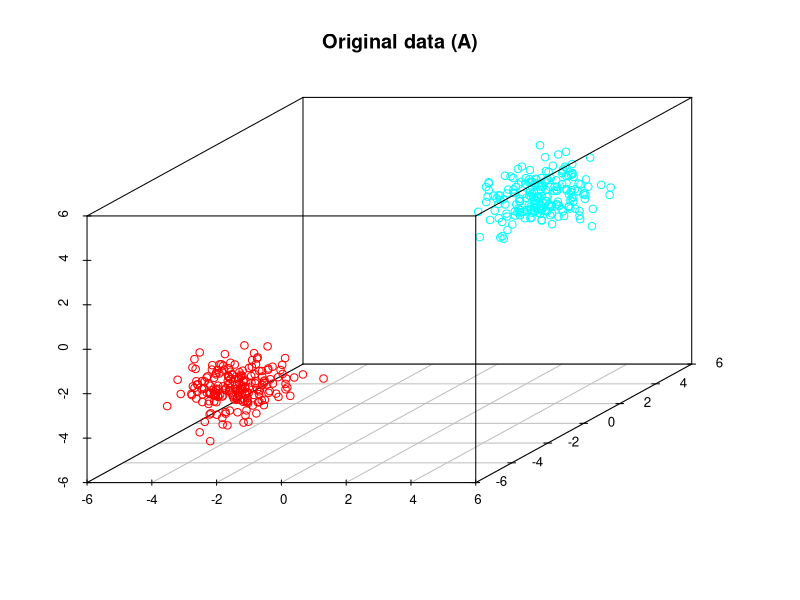
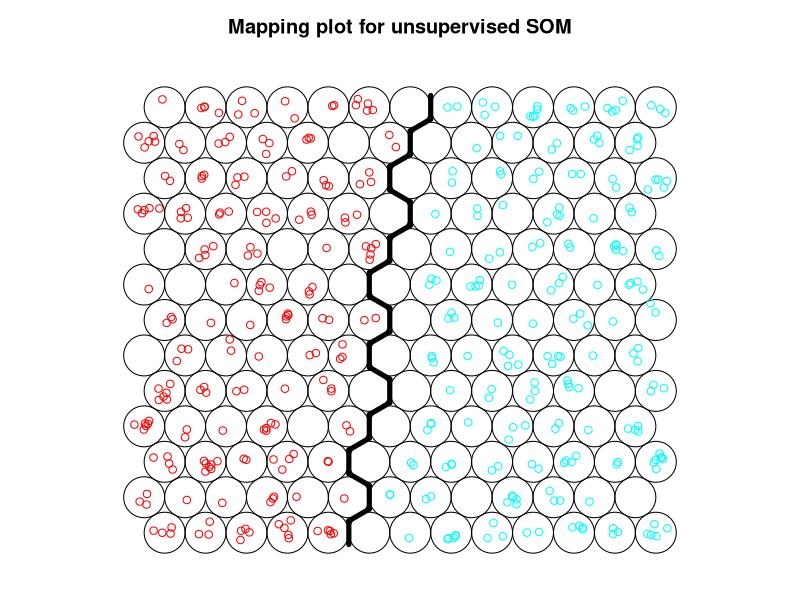
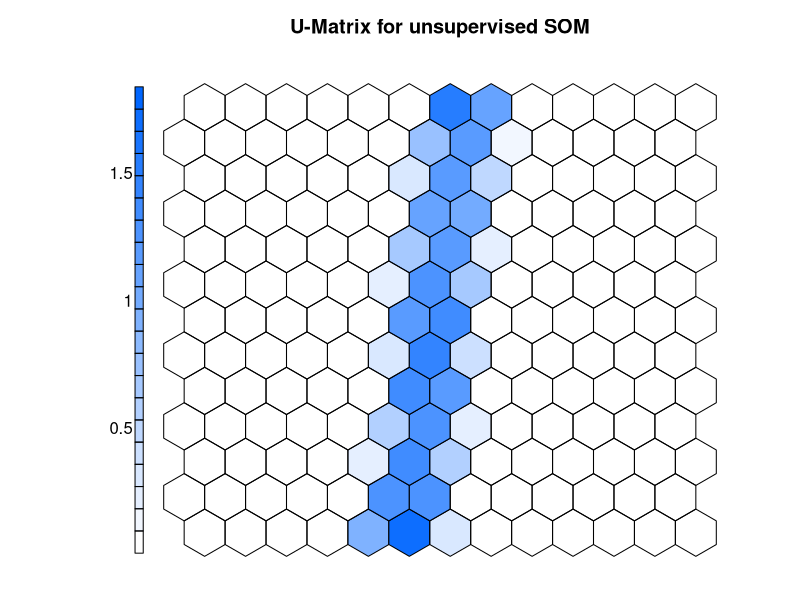
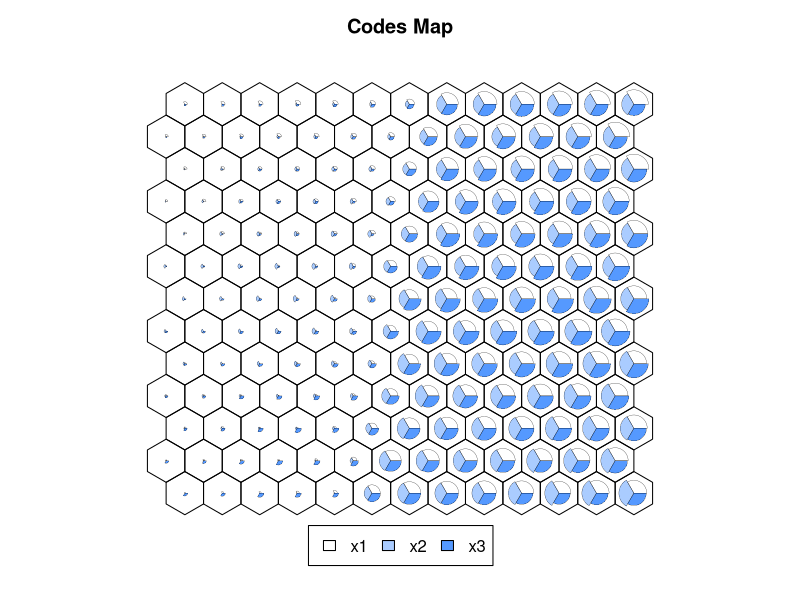
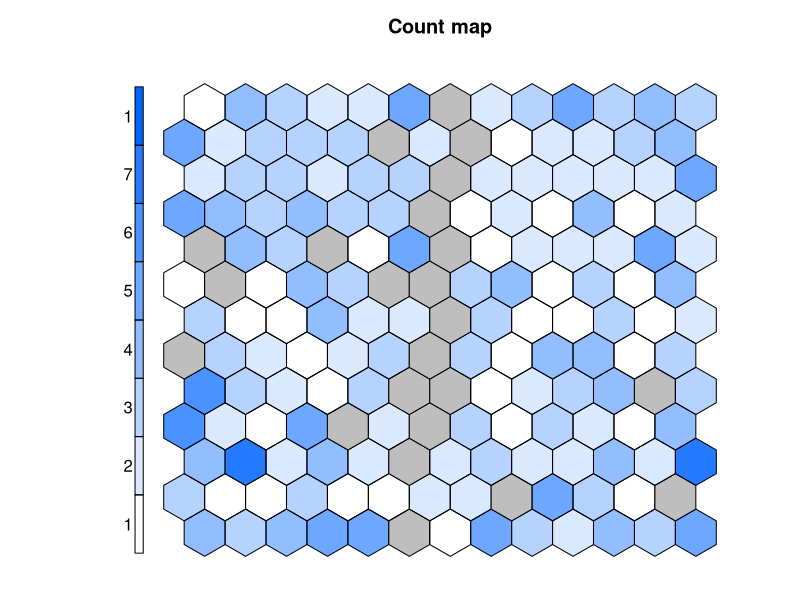
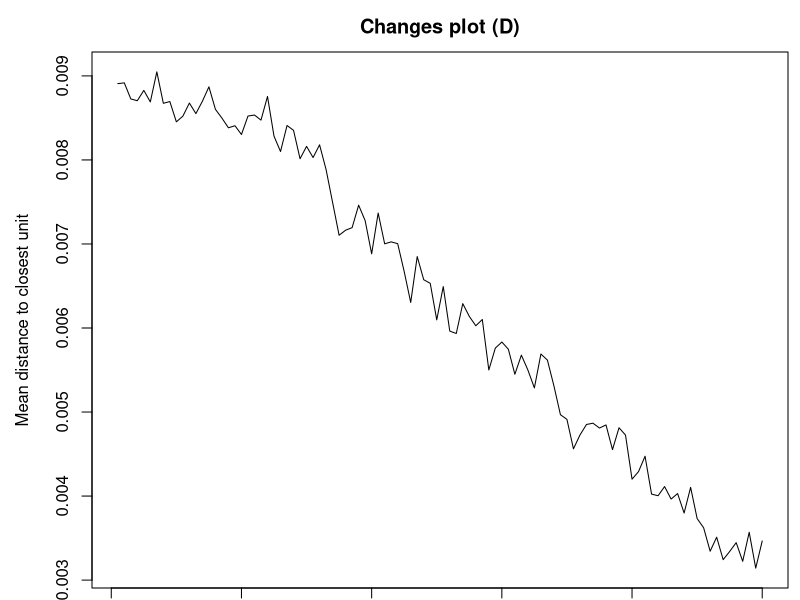
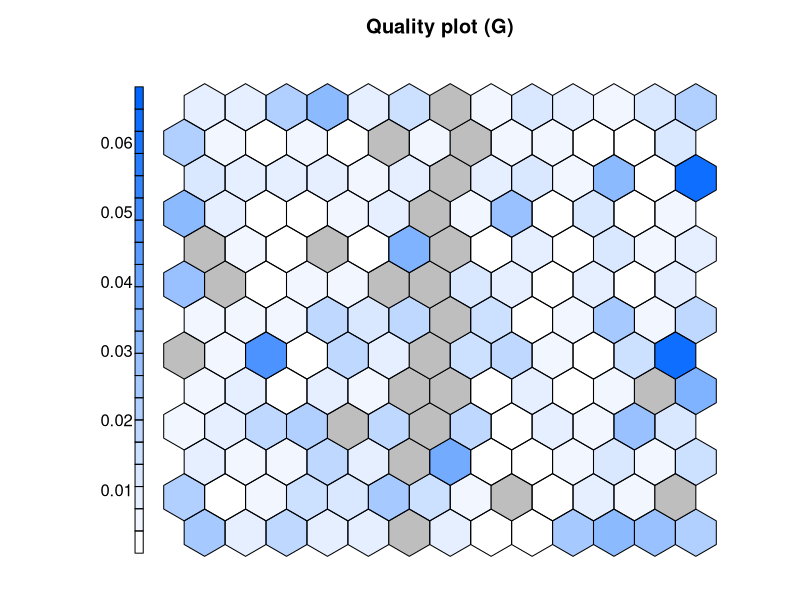
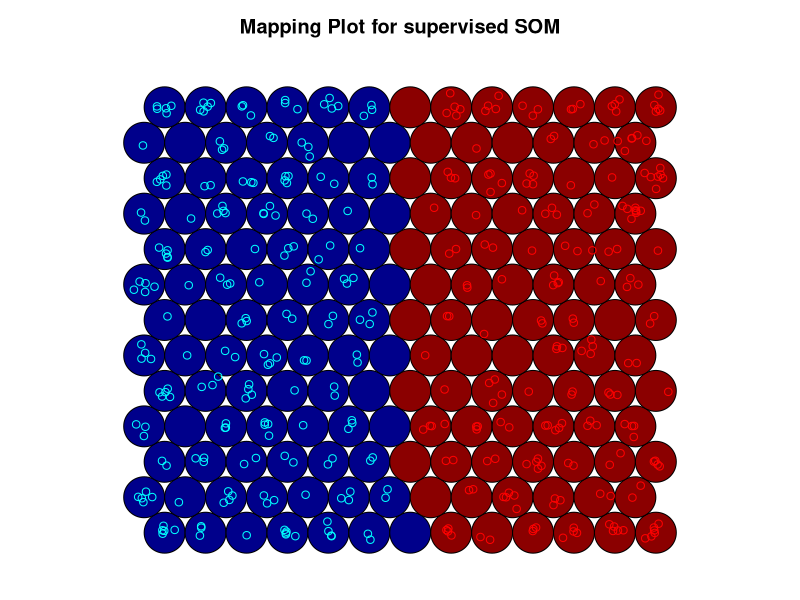

Source code (R) for these figures, in order:
require(kohonen)
require(RColorBrewer)
require(spatstat)
require(mvtnorm)
require(graphics)
require(scatterplot3d)

n<- 200 #number of samples per class

# Generate samples from Normal 1
sigma1 <- diag(3)*0.5 
mu1 <- c(-3,-3,-3)
normal1 <- rmvnorm(n, mean = mu1, sigma = sigma1)
class1 <- rep(1, n)
# Attach class labels
G1 <- cbind(normal1, class1)

# Generate samples from Normal 2
sigma2 <- diag(3)*0.5
mu2 <-  c(3,3,3)
normal2 <- rmvnorm(n, mean = mu2, sigma = sigma2)
class2 <- rep(2, n)
# Attach labels
G2 <- cbind(normal2, class2)

# Complete data set
X <- rbind(G1,G2)

# Gradient function taken from http://eric.univ-lyon2.fr/~ricco/tanagra/fichiers/en_Tanagra_Kohonen_SOM_R.pdf
degrade.bleu <- function(n){
  return(rgb(0,0.4,1,alpha=seq(0,1,1/n)))
}

# Data frame 
df <- data.frame(x1 = X[,1], x2 = X[,2], x3= X[,3], class = X[,4])
# Components
df.measures <- c("x1", "x2", "x3")


scatterplot3d::scatterplot3d(X[,1:3], color = rainbow(2)[X[,4]], main = "Original data (A)" )

## UNSUPERVISED SOM

set.seed(232133)
data2.supersom <- supersom(scale(df[df.measures]),somgrid(13, 13, "hexagonal"))
# Compute clusters
som.hc <- cutree(hclust(object.distances(data2.supersom, "codes")), 2)
# Mapping plot
plot(data2.supersom, type = "mapping", col = rainbow(2)[X[,4]], pch = 1, main = "Mapping plot for unsupervised SOM", keepMargins = TRUE )
# Add boundary to mapping plot
add.cluster.boundaries(data2.supersom, som.hc)
# U-Matrix
plot(data2.supersom, type = "dist.neighbours", palette.name=degrade.bleu, main = "U-Matrix for unsupervised SOM", keepMargins = TRUE, shape = "straight")
# Code plot
plot(data2.supersom, type = "codes", palette.name=degrade.bleu, main = "Codes Map", keepMargins = TRUE, shape = "straight")
# Counts plot
plot(data2.supersom, type = "counts", palette.name=degrade.bleu, main = "Count map", keepMargins = TRUE, shape = "straight")
# Changes plot
plot(data2.supersom, type = "changes",palette.name=degrade.bleu, main = "Changes plot (D)", keepMargins = TRUE, shape = "straight")
# Quality plot
plot(data2.supersom, type = "quality", palette.name=degrade.bleu, main = "Quality plot (G)", keepMargins = TRUE, shape = "straight")
# SUPERVISED SOM

data.supersom <- xyf(scale(df[df.measures]), as.factor(df$class), somgrid(13, 13, "hexagonal"))

bgcols<- c("darkred", "darkblue")
xyfpred<- classmat2classvec(getCodes(data.supersom, 2))
#Mapping plot
plot(data.supersom, type = "mapping", col = rainbow(2)[as.integer(as.factor(df$class))], pch = 1, main = "Mapping Plot for supervised SOM", keepMargins = TRUE, bgcol = bgcols[as.integer(xyfpred)])
# U-Matrix
plot(data.supersom, type = "dist.neighbours", palette.name=terrain.colors, main = "U-Matrix for unsupervised SOM", keepMargins = TRUE, shape = "straight")
# Code plot
plot(data.supersom, type = "codes", palette.name=terrain.colors, main = "Codes Map", keepMargins = TRUE, shape = "straight")
# Counts plot
plot(data.supersom, type = "counts", palette.name=terrain.colors, main = "Count map", keepMargins = TRUE, shape = "straight")
# Changes plot
plot(data.supersom, type = "changes",palette.name=terrain.colors, main = "Changes plot (D)", keepMargins = TRUE, shape = "straight")
# Quality plot
plot(data.supersom, type = "quality", palette.name=terrain.colors, main = "Quality plot (G)", keepMargins = TRUE, shape = "straight")
